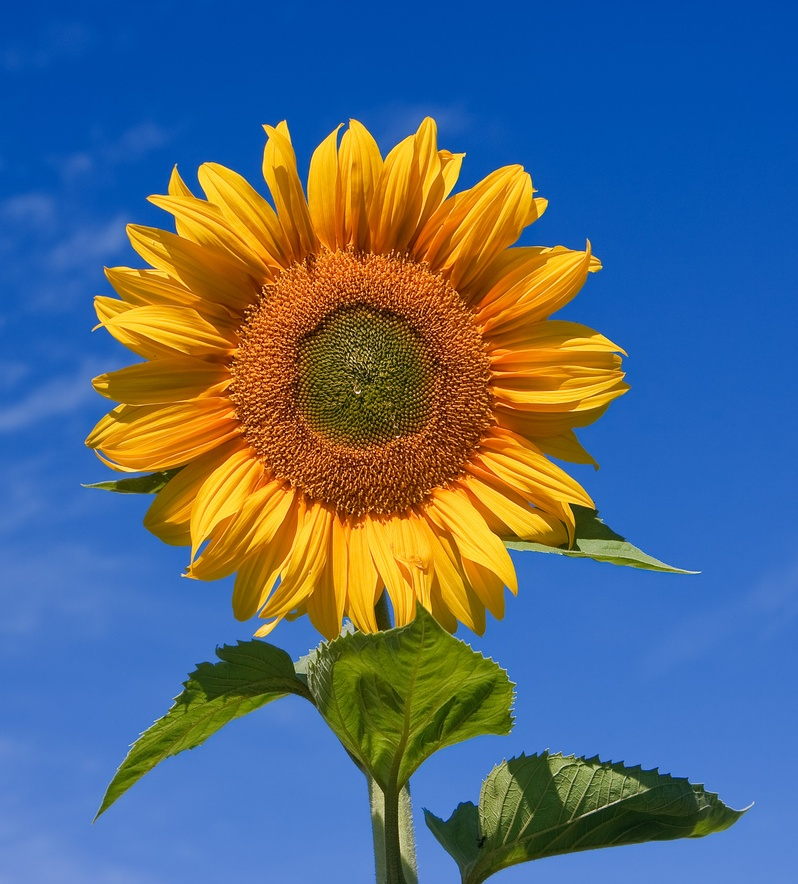
#> input picture test_image.jpg, 798 x 884 px, shrunk from 1404 x 1555 before the run, found by its file name
$ python golden_ratio.py
#> lines starting #> are read from the running program, lines starting #| are printed output that depends on the picture
import cv2
import numpy as np
import matplotlib.pyplot as plt
from PIL import Image

PHI = 1.6180339887  # Golden Ratio

def detect_golden_ratio(image_path):
#> called with image_path = 'test_image.jpg'
    img = cv2.imread(image_path)
#> img is the input picture: shape (884, 798, 3); mean B, G, R 126.8, 106.1, 84.3
    img_rgb = cv2.cvtColor(img, cv2.COLOR_BGR2RGB)

    h, w = img.shape[:2]
#> h = 884; w = 798

    # Golden ratio lines calculate karo
    golden_w = w / PHI
#> golden_w = 493.2
    golden_h = h / PHI
#> golden_h = 546.3

    fig, ax = plt.subplots(figsize=(12, 8))
    fig.patch.set_facecolor('#0a0a0a')
    ax.set_facecolor('#0a0a0a')

    ax.imshow(img_rgb)

    # Vertical golden line
    ax.axvline(x=golden_w, color='gold', linewidth=2,
               linestyle='--', label=f'Golden Ratio (φ={PHI:.3f})')
    ax.axvline(x=w - golden_w, color='gold', linewidth=2, linestyle='--')

    # Horizontal golden line
    ax.axhline(y=golden_h, color='cyan', linewidth=2, linestyle='--')
    ax.axhline(y=h - golden_h, color='cyan', linewidth=2, linestyle='--')

    # Golden spiral overlay
    theta = np.linspace(0, 4 * np.pi, 1000)
    spiral_x = (w/2) + (theta * 15) * np.cos(theta)
    spiral_y = (h/2) + (theta * 10) * np.sin(theta)
    ax.plot(spiral_x, spiral_y, color='lime', linewidth=1.5,
            alpha=0.7, label='Golden Spiral')

    ax.set_title('AlgebraicVision AI — Golden Ratio Detector',
                 color='gold', fontsize=14, fontweight='bold')
    ax.legend(facecolor='#111', labelcolor='white', fontsize=10)
    ax.axis('off')

    plt.tight_layout()
    plt.show()
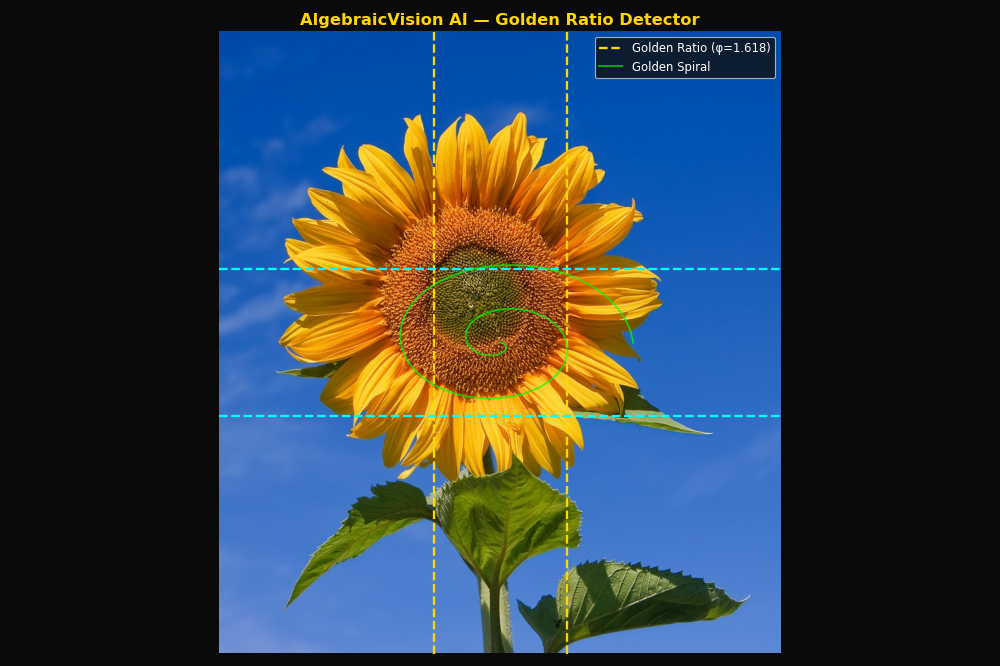
#> figure drawn by matplotlib, 1 panel
    print(f"Image size: {w}x{h}")
#| Image size: 798x884
    print(f"Golden point X: {golden_w:.1f}px")
#| Golden point X: 493.2px
    print(f"Golden point Y: {golden_h:.1f}px")
#| Golden point Y: 546.3px

if __name__ == "__main__":
    # Koi bhi image ka path yahan likho
    detect_golden_ratio("test_image.jpg")
